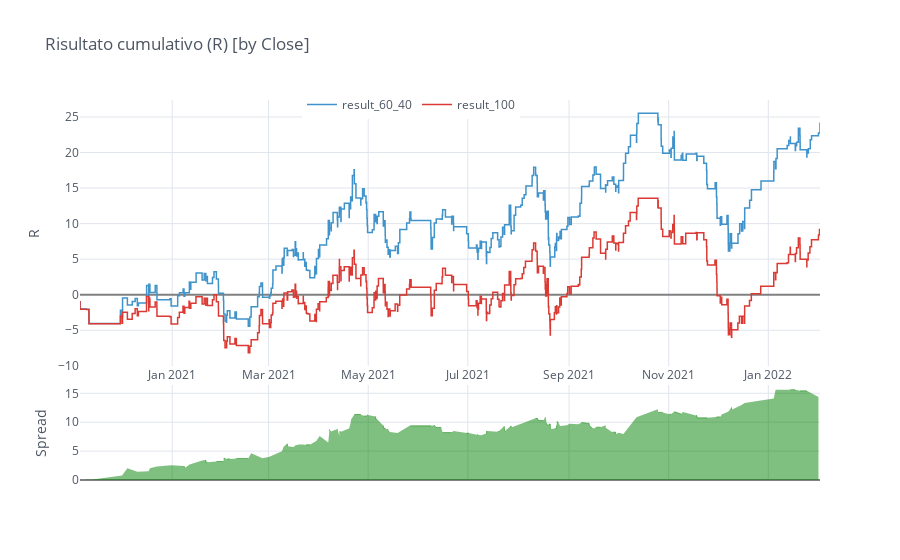

Notebook cell for this chart:
### Code cell
df_60_40_by_close = df_60_40.set_index('close').sort_index()
df_100_by_close = df_100.set_index('close').sort_index()

merged = merge({'60_40': df_60_40_by_close, '100': df_100_by_close})   
merged.cumsum().iplot(kind='spread', connectgaps=True, interpolation='hv', 
                      title='Risultato cumulativo (R) [by Close]', width=1.5, legend='top',
                      yTitle='R', fill=False, zerolinecolor='grey', colors=cf_colors)

### Figure 1 — Plotly figure (JSON) as saved in the notebook; plotly's stock layout.template omitted (floating-point values rounded to 4 significant figures; data arrays with more than 128 entries replaced by an {"elided": "..."} marker saying what was removed)
{"data": [{"connectgaps": true, "line": {"color": "rgba(63, 147, 202, 1.0)", "dash": "solid", "shape": "hv", "width": 1.5}, "mode": "lines", "name": "result_60_40", "text": "", "type": "scatter", "x": {"elided": "572 str values"}, "y": {"elided": "572 mixed values"}}, {"connectgaps": true, "line": {"color": "rgba(219, 58, 52, 1.0)", "dash": "solid", "shape": "hv", "width": 1.5}, "mode": "lines", "name": "result_100", "text": "", "type": "scatter", "x": {"elided": "572 str values"}, "y": {"elided": "572 mixed values"}}, {"connectgaps": false, "fill": "tozeroy", "line": {"color": "green", "dash": "solid", "shape": "linear", "width": 0.5}, "mode": "lines", "name": "Spread", "showlegend": false, "type": "scatter", "x": {"elided": "572 str values"}, "xaxis": "x2", "y": {"elided": "572 mixed values"}, "yaxis": "y2"}, {"connectgaps": false, "fill": "tozeroy", "line": {"color": "red", "dash": "solid", "shape": "linear", "width": 0.5}, "mode": "lines", "name": "Spread", "showlegend": false, "type": "scatter", "x": {"elided": "572 str values"}, "xaxis": "x2", "y": {"elided": "572 str values"}, "yaxis": "y2"}], "layout": {"hovermode": "x", "legend": {"bgcolor": "#FFFFFF", "font": {"color": "#4D5663"}, "orientation": "h", "x": 0.3, "y": 0.95, "yanchor": "bottom"}, "paper_bgcolor": "#FFFFFF", "plot_bgcolor": "#FFFFFF", "showlegend": true, "title": {"font": {"color": "#4D5663"}, "text": "Risultato cumulativo (R) [by Close]"}, "xaxis": {"gridcolor": "#E1E5ED", "showgrid": true, "tickfont": {"color": "#4D5663"}, "title": {"font": {"color": "#4D5663"}, "text": ""}, "zerolinecolor": "grey"}, "xaxis2": {"anchor": "y2", "gridcolor": "#E1E5ED", "showgrid": true, "showticklabels": false, "tickfont": {"color": "#4D5663"}, "title": {"font": {"color": "#4D5663"}, "text": ""}, "zerolinecolor": "grey"}, "yaxis": {"domain": [0.3, 1], "gridcolor": "#E1E5ED", "showgrid": true, "tickfont": {"color": "#4D5663"}, "title": {"font": {"color": "#4D5663"}, "text": "R"}, "zerolinecolor": "grey"}, "yaxis2": {"domain": [0, 0.25], "gridcolor": "#E1E5ED", "showgrid": true, "tickfont": {"color": "#4D5663"}, "title": {"font": {"color": "#4D5663"}, "text": "Spread"}, "zerolinecolor": "grey"}}}
